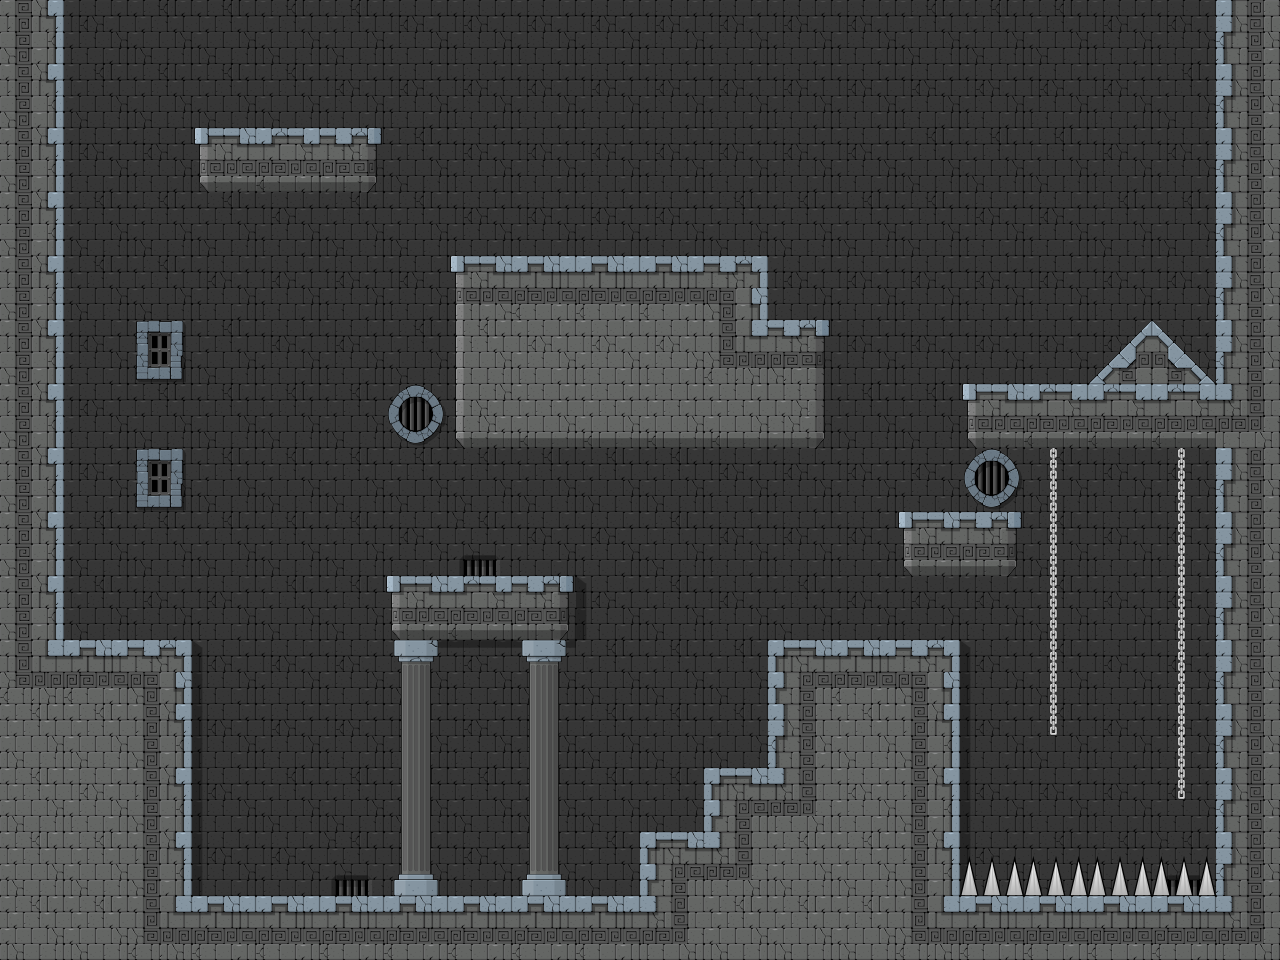

Below is a game level as drawn by its tile map, then a one-line description and the .tmx that defines it (tile-layer data replaced by summaries):
An orthogonal 20x15 tile map with 64x64 px tiles, 3 tile layers (Background, Decorations, Collisions) and 6 objects.

<map version="1.0" tiledversion="1.1.6" orientation="orthogonal" renderorder="right-down" width="20" height="15" tilewidth="64" tileheight="64" infinite="0" nextobjectid="12">
 <tileset firstgid="1" source="Castle Tiles.tsx" />
 <layer name="Background" width="20" height="15">
  <data>[300 cells, 300 non-empty, 8 distinct tile ids]</data>
 </layer>
 <layer name="Decorations" width="20" height="15">
  <data>[300 cells, 24 non-empty, 7 distinct tile ids]</data>
 </layer>
 <layer name="Collisions" width="20" height="15">
  <data>[300 cells, 106 non-empty, 21 distinct tile ids]</data>
 </layer>
 <objectgroup color="#a00000" name="Enemies">
  <object id="1" x="424" y="538.667" />
  <object id="2" x="560" y="225.333" />
  <object id="3" x="474.667" y="860" />
  <object id="4" x="157.333" y="608" />
  <object id="7" x="1054.67" y="350.667" />
 </objectgroup>
 <objectgroup color="#00a000" name="Goal">
  <object id="11" x="288" y="98.6667" />
 </objectgroup>
</map>
